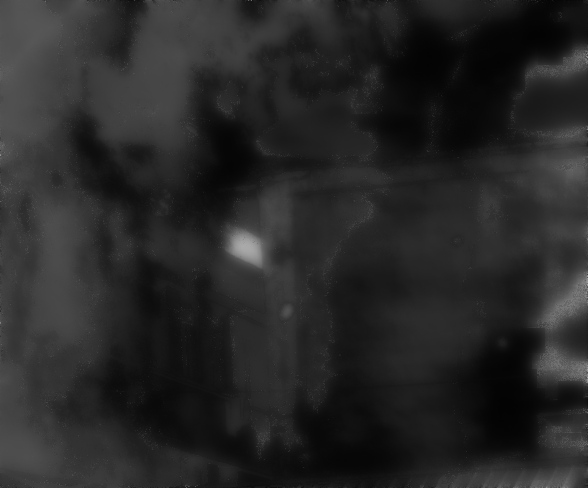
#> input picture Dyn-FFA-Net/test/prior/002_prior.png, 588 x 488 px, given as the content of the folder jects/DWT-FFC/datasets/combined_dataset/Test_offi/prior_net/, which was not available
$ python 255.py   (older library calls are emulated)
#> lines starting #> are read from the running program, lines starting #| are printed output that depends on the picture
import cv2
import numpy as np
import os

pth1 = '/data/Pytorch_Porjects/DWT-FFC/datasets/combined_dataset/Test_offi/prior_net/'
pth2 = '/data/Pytorch_Porjects/DWT-FFC/datasets/combined_dataset/Test_offi/prior/'
files = os.listdir(pth1)
for file in files:
    prior = cv2.imread(pth1 + file, cv2.IMREAD_GRAYSCALE)
#> prior is the input picture: shape (488, 588); min 3, max 170, mean 39.3
    normalized_img = cv2.normalize(prior, None, alpha=0, beta=1, norm_type=cv2.NORM_MINMAX, dtype=cv2.CV_32F)
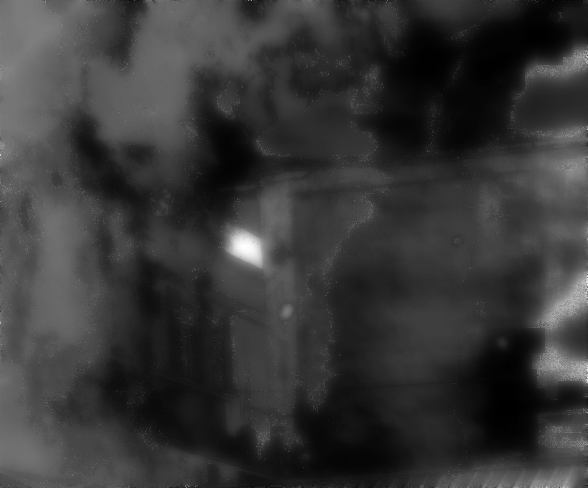
#> normalized_img: shape (488, 588) float32; min 0, max 1, mean 0.217
    prior_255 = (normalized_img * 255).astype(np.uint8)
    cv2.imwrite(pth2 + file, prior_255)

$ run again, on Dyn-FFA-Net/test/prior/023_prior.png
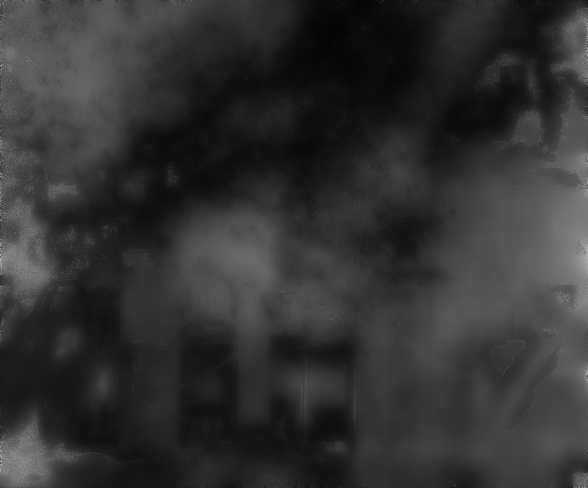
#> input picture Dyn-FFA-Net/test/prior/023_prior.png, 588 x 488 px, given as the content of the folder jects/DWT-FFC/datasets/combined_dataset/Test_offi/prior_net/, which was not available
#> prior is the input picture: shape (488, 588); min 4, max 183, mean 50.1
#> `normalized_img = cv2.normalize(prior, None, alpha=0, beta=1, norm_type..`:
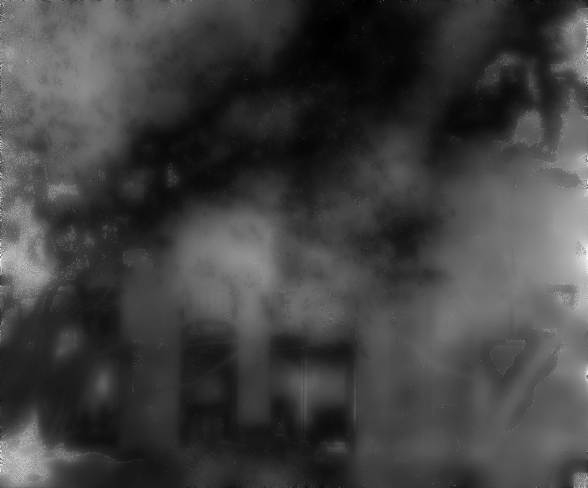
#> normalized_img: shape (488, 588) float32; min 0, max 1, mean 0.257

$ run again, on Dyn-FFA-Net/test/prior/038_prior.png
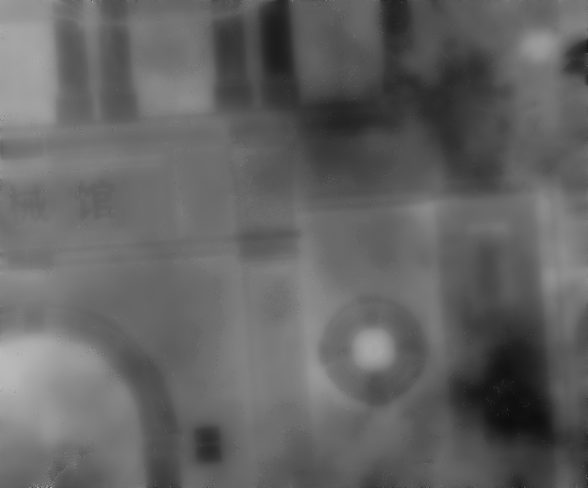
#> input picture Dyn-FFA-Net/test/prior/038_prior.png, 588 x 488 px, given as the content of the folder jects/DWT-FFC/datasets/combined_dataset/Test_offi/prior_net/, which was not available
#> prior is the input picture: shape (488, 588); min 14, max 191, mean 99.4
#> `normalized_img = cv2.normalize(prior, None, alpha=0, beta=1, norm_type..`:
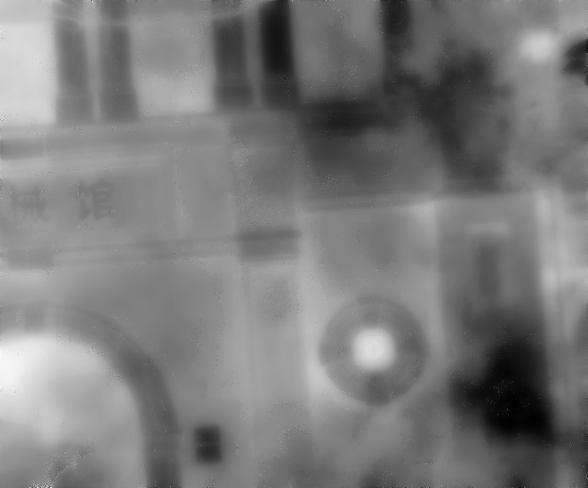
#> normalized_img: shape (488, 588) float32; min -3.73e-09, max 1, mean 0.483; drawn with min black and max white
